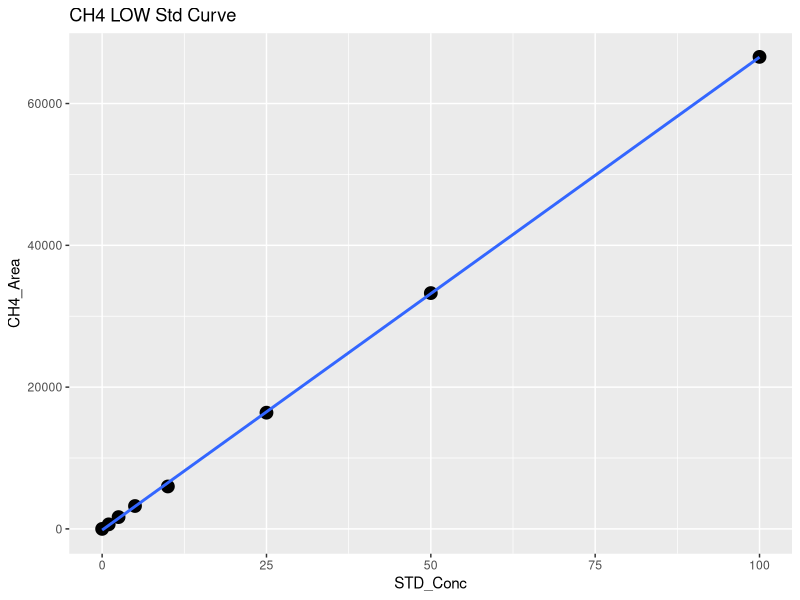
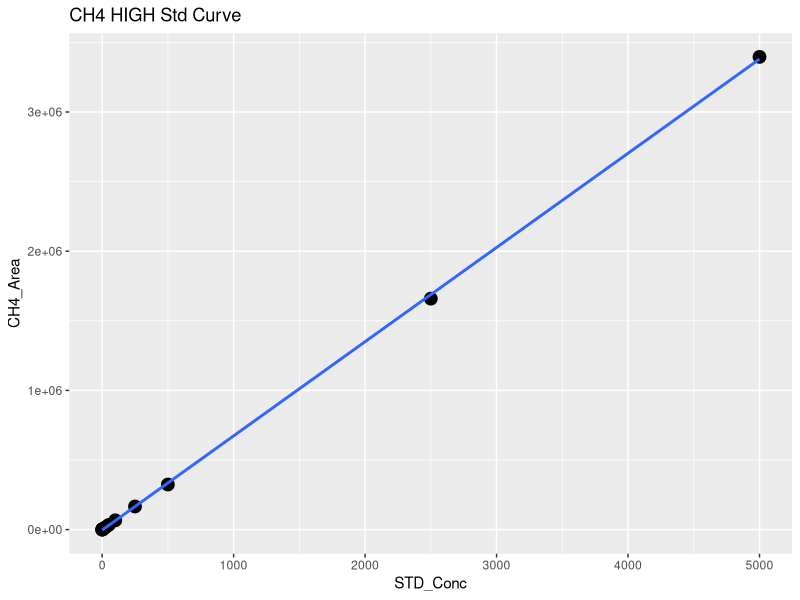
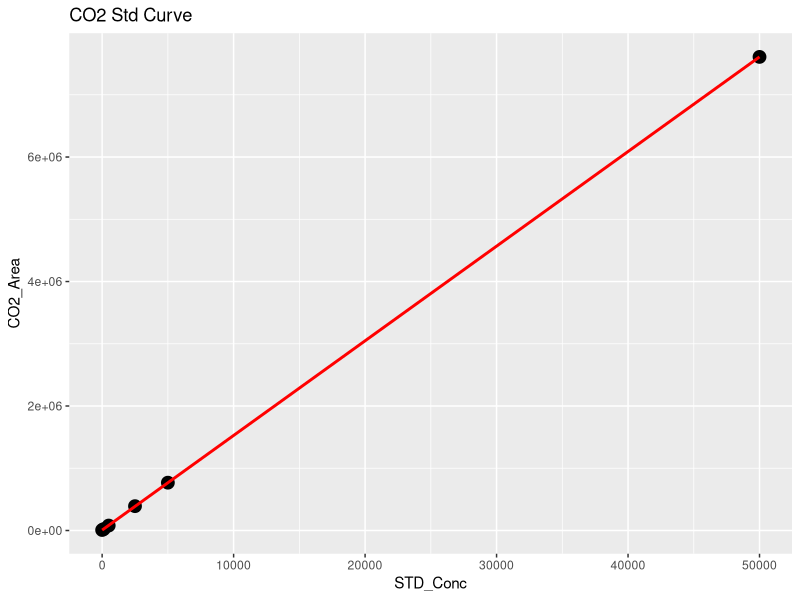
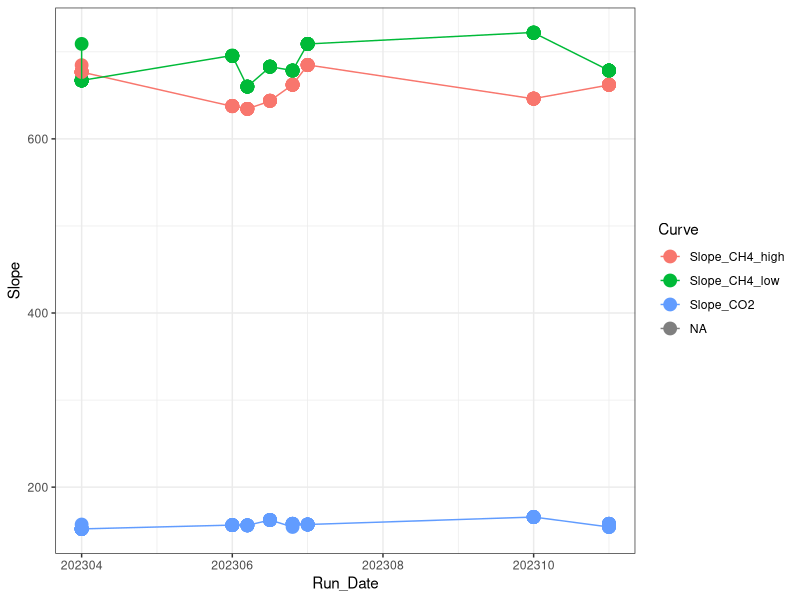

The R script that drew these images, in order: (Note: this script raises an error after producing the figures.)
## ---- chunk 1
library(dplyr)
library(ggplot2)
library(ggpubr)
library(stringr)
library(readxl)
## ---- chunk 2
#Read inData 
raw <- read.csv("2023 Raw Data/TEMPEST_TGAS_202303_05_entered.csv")
head(raw)

#pull out methane standards
stds_ch4 <-  raw %>%  
  filter(str_detect(Sample_Type, "STD_CH4"))
#head(stds_ch4)

#split into high curve and low curve for CH4
stds_ch4_low <- stds_ch4  %>%  
  filter(!STD_Conc > 100)

#Low curve for CH4
CH4_Low <- ggplot(stds_ch4_low, aes(STD_Conc, CH4_Area)) + geom_point(size=4) + 
  geom_smooth(method = "lm", se = FALSE) + labs(title="CH4 LOW Std Curve")
CH4_Low

CH4_Low_lm <- lm(stds_ch4_low$CH4_Area ~ stds_ch4_low$STD_Conc)
summary(CH4_Low_lm)
cf <- coef(CH4_Low_lm)

#create data frame with 1 rows and 0 columns
Slope_CH4_low <- data.frame(matrix(ncol = 0, nrow = 1))
Slope_CH4_low$Curve <- "Slope_CH4_low"
Slope_CH4_low$R2 <- summary(CH4_Low_lm)$adj.r.squared
Slope_CH4_low$Slope <- cf[2]
Slope_CH4_low$Intercept <- cf[1]
#head(Slope_CH4_low)

#High curve for CH4
CH4_High <- ggplot(stds_ch4, aes(STD_Conc, CH4_Area)) + geom_point(size=4) + 
  geom_smooth(method = "lm", se = FALSE) + labs(title="CH4 HIGH Std Curve")
CH4_High

stds_ch4_lm <- lm(stds_ch4$CH4_Area ~ stds_ch4$STD_Conc)
summary(stds_ch4_lm)
cf <- coef(stds_ch4_lm)

#create data frame with 1 rows and 0 columns
Slope_CH4_high <- data.frame(matrix(ncol = 0, nrow = 1))
Slope_CH4_high$Curve <- "Slope_CH4_high"
Slope_CH4_high$R2 <- summary(stds_ch4_lm)$adj.r.squared
Slope_CH4_high$Slope <- cf[2]
Slope_CH4_high$Intercept <- cf[1]
#head(Slope_CH4_high)

#pull out co2 standards
stds_co2 <-  raw %>%  
  filter(str_detect(Sample_Type, "STD_CO2"))
#head(stds_co2)

#CO2 Curve
CO2_stds <- ggplot(stds_co2, aes(STD_Conc, CO2_Area)) + geom_point(size=4) + 
  geom_smooth(method = "lm", se = FALSE, color="red") + labs(title="CO2 Std Curve")
CO2_stds

stds_co2_lm <- lm(stds_co2$CO2_Area ~ stds_co2$STD_Conc)
summary(stds_co2_lm)
cf <- coef(stds_co2_lm)

#create data frame with 1 rows and 0 columns
Slope_CO2 <- data.frame(matrix(ncol = 0, nrow = 1))
Slope_CO2$Curve <- "Slope_CO2"
Slope_CO2$R2 <- summary(stds_co2_lm)$adj.r.squared
Slope_CO2$Slope <- cf[2]
Slope_CO2$Intercept <- cf[1]
#head(Slope_CO2)

#pull all the slopes together into one dataframe 
Slopes <- rbind(Slope_CH4_low, Slope_CH4_high, Slope_CO2)
#head(Slopes)

Slopes$Run_Date <- c(202304, 202304, 202304)

log <- read.csv("2023 Raw Data/COMPASS_TEMPEST_Varian_TGAS_QAQC_2023.csv")
head(log)
log <- log[ ,-c(1)]
log <- rbind(log, Slopes)

Slopes_chk <- ggplot(log, aes(Run_Date, Slope, col=Curve)) + geom_point(size=4) + geom_line() + theme_bw()
Slopes_chk

write.csv(log, "2023 Raw Data/COMPASS_TEMPEST_Varian_TGAS_QAQC_2023.csv")
## ---- chunk 3
#head(raw)

#pull out methane standards
Samples <-  raw %>%  
  filter(!str_detect(Sample_Type, "STD_CH4")) %>%  
  filter(!str_detect(Sample_Type, "STD_CO2")) %>%  
  filter(!str_detect(Sample_Type, "Blank")) %>%  
  filter(!str_detect(Sample_Type, "Chk_STD")) %>%  
   filter(!str_detect(Sample_Type, "CHKSTD")) %>%
  filter(!str_detect(Sample_Type, "CHK_STD")) %>%
  filter(!str_detect(Sample_Type, "NA"))
#head(Samples)

#Now flag any areas that are above the 100ppm area for CH4
Samples$CH4_Curve <- ifelse(Samples$CH4_Area >71000, "High", "Low")
#head(Samples)

#Calculate CH4 concentrations in ppm
Samples$CH4_Conc_ppm <- ifelse(Samples$CH4_Area >71000, (Samples$CH4_Area-Slope_CH4_high$Intercept)/Slope_CH4_high$Slope,                                       (Samples$CH4_Area-Slope_CH4_low$Intercept)/Slope_CH4_low$Slope )

#Calculate CO2 concentrations in ppm 
Samples$CO2_Conc_ppm <- ((Samples$CO2_Area-Slope_CO2$Intercept)/Slope_CO2$Slope) 

#head(Samples)

##########make flags for any dilutions needed 
#highest CH4 standard = 10000
#highest CO2 standard = 50000

Samples$CH4_Flag <- ifelse(Samples$CH4_Conc_ppm >10000, "Needs Dilution", "Within Range")
Samples$CO2_Flag <- ifelse(Samples$CO2_Conc_ppm >50000, "Needs Dilution", "Within Range")
#head(Samples)

## ---- chunk 4

chks <-  raw %>%  
  filter(!str_detect(Sample_Type, "STD_CH4")) %>%  
  filter(!str_detect(Sample_Type, "STD_CO2")) %>%  
  filter(!str_detect(Sample_Type, "Blank")) %>%  
  filter(!str_detect(Sample_Type, "Unknown")) %>%  
  filter(!str_detect(Sample_Type, "NA"))
#head(chks)

#Calculate CH4 concentrations in ppm
chks$CH4_Conc_ppm <- ifelse(chks$CH4_Area >71000, 
                      (chks$CH4_Area-Slope_CH4_high$Intercept)/Slope_CH4_high$Slope,                                       (chks$CH4_Area-Slope_CH4_low$Intercept)/Slope_CH4_low$Slope )

#Calculate CO2 concentrations in ppm 
chks$CO2_Conc_ppm <- ((chks$CO2_Area-Slope_CO2$Intercept)/Slope_CO2$Slope)



#change this if check standard concentrations are different 
level_ch4 <- 5      #ppm
level_co2 <- 1000   #ppm

#calculate percent difference of check standards 
chks$Ch4_diff <- ((chks$CH4_Conc_ppm - level_ch4)/((chks$CH4_Conc_ppm + level_ch4)/2)) * 100
chks$CH4_diff_flag <-  ifelse(chks$Ch4_diff <10, 'YES', 'NO, rerun')

chks$CO2_diff <- ((chks$CO2_Conc_ppm - level_co2)/((chks$CO2_Conc_ppm + level_co2)/2)) * 100
chks$CO2_diff_flag <-  ifelse(chks$CO2_diff <10, 'YES', 'NO, rerun')

#now plot the Ch4 concentrations and the CO2 concentrations vs. the expected concentration 
#then also make the color the percent difference between the expected and observed concentration 

ch4_chk <-  ggplot(data = chks, aes(x = Sample_ID, y = CH4_Conc_ppm, fill=CH4_diff_flag)) +
       geom_bar(stat = 'identity') + 
        scale_fill_manual(values=c("darkgreen", "darkgrey"))+ 
        theme_classic() + labs(x= " ", y="Percent Difference  (%)", title="Check Stds: CH4") + 
        theme(legend.position="bottom") +  geom_hline(yintercept=level_ch4, linetype="dashed", 
                color = "black", size=1)


co2_chk <-  ggplot(data = chks, aes(x = Sample_ID, y = CO2_Conc_ppm, fill=CO2_diff_flag)) +
       geom_bar(stat = 'identity') + 
        scale_fill_manual(values=c("darkgreen", "darkgrey"))+
        theme_classic() + labs(x= " ", y="Percent Difference  (%)", title="Check Stds: CO2") + 
        theme(legend.position="bottom") +  geom_hline(yintercept=level_co2, linetype="dashed", 
                color = "black", size=1)

ggarrange(ch4_chk, co2_chk, nrow=1, ncol=2)


## ---- chunk 5

#multiply the concentration by the dilution factor
Samples$CH4_Conc_ppm_dilcorr <- (Samples$CH4_Conc_ppm * Samples$Dilution_Factor)

Samples$CO2_Conc_ppm_dilcorr <- (Samples$CO2_Conc_ppm * Samples$Dilution_Factor)

#check results
#head(Samples)

#quick first look at the samples 
ch4_samples <-  ggplot(data = Samples, aes(x = Sample_ID, y = CH4_Conc_ppm, fill=CH4_Flag)) +
       geom_bar(stat = 'identity') + 
        scale_fill_manual(values=c("red", "darkgreen"))+
        theme_classic() + labs(x= " ", y="CH4 (ppm)", title="CH4: Green = Within Range") + 
        theme(legend.position="none") 


co2_samples <-  ggplot(data = Samples, aes(x = Sample_ID, y = CO2_Conc_ppm, fill=CO2_Flag)) +
       geom_bar(stat = 'identity') + 
        scale_fill_manual(values=c("darkgreen","red"))+
        theme_classic() + labs(x= " ", y="CO2 (ppm)", title="CO2: Green = Within Range") + 
        theme(legend.position="none") 

ggarrange(ch4_samples, co2_samples, nrow=1, ncol=2)


## ---- chunk 6

# Convert ppm CH4 to total umol CH4 in the sample headspace
# use Ideal Gas Law:  
#   hdsp umol CH4 = ppm CH4*(PV/RT) 
#      P = 1 (pressure in atm)
#      R = 0.082 (gas constant)
#      V = 0.015 (gas syringe volume in L)
#      T = "TempC" column value in Kelvin (equilibration temperature)

#set the volume used for the sample
volume = 0.02  #in Liters (samples are 20mL so 0.02mL )
TempC <-  25 #I am assuming 25C not sure how we want to handle this
IdealGas <- 0.08206

#Calculate CH4 concentrations in ppm
Samples$CH4_Conc_umol <- ifelse(Samples$G_W == "W",
                    ((Samples$CH4_Conc_ppm_dilcorr*((1*volume)/(0.08206*(TempC+273.15))))/(volume)),
                    (Samples$CH4_Conc_ppm_dilcorr*((1*volume)/(0.08206*(TempC+273.15)))))
Samples$CO2_Conc_umol <- ifelse(Samples$G_W == "W",
                    ((Samples$CO2_Conc_ppm_dilcorr*((1*volume)/(0.08206*(TempC+273.15))))/(volume)),
                    (Samples$CO2_Conc_ppm_dilcorr*((1*volume)/(0.08206*(TempC+273.15)))))

Samples$CH4_Conc_nmol <- Samples$CH4_Conc_umol * 1000
Samples$CO2_Conc_nmol <- Samples$CO2_Conc_umol * 1000

#quick first look at the samples 
ch4_samples1 <-  ggplot(data = Samples, aes(x = Sample_ID, y = CH4_Conc_nmol, fill=G_W)) +
       geom_bar(stat = 'identity') + 
        scale_fill_manual(values=c("purple","darkgrey", "darkblue"))+
        theme_classic() + labs(x= " ", y="CH4 (uM)", title="CH4: Blue = PW Sample") + 
        theme(legend.position="none") 


co2_samples1 <-  ggplot(data = Samples, aes(x = Sample_ID, y = CO2_Conc_nmol, fill=G_W)) +
       geom_bar(stat = 'identity') + 
        scale_fill_manual(values=c("purple","darkgrey", "darkblue"))+
        theme_classic() + labs(x= " ", y="CO2 (uM)", title="CO2: Blue = PW Sample") + 
        theme(legend.position="none") 

ggarrange(ch4_samples1, co2_samples1, nrow=1, ncol=2)

## ---- chunk 7

#check results
head(Samples)

#pull out what we need 
Samples1 <- Samples[ ,c(1:3,6:17,21:22, 26:29)]
head(Samples1)

write.csv(Samples1, "2023 Processed Data/COMPASS_TEMPEST_TGW_202303_05_Processed.csv")
